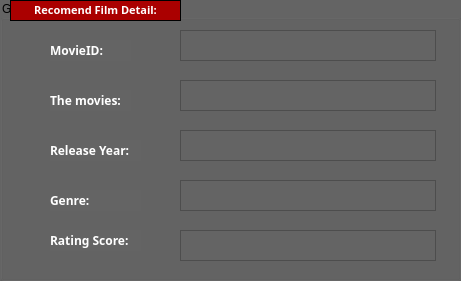
      <widget class="QGroupBox" name="groupBox_4">
       <property name="geometry">
        <rect>
         <x>370</x>
         <y>300</y>
         <width>461</width>
         <height>281</height>
        </rect>
       </property>
       <property name="styleSheet">
        <string notr="true">background-color: rgb(100, 100, 100);</string>
       </property>
       <property name="title">
        <string>GroupBox</string>
       </property>
       <widget class="QLabel" name="label_15">
        <property name="geometry">
         <rect>
          <x>10</x>
          <y>0</y>
          <width>171</width>
          <height>21</height>
         </rect>
        </property>
        <property name="palette">
         <palette>
          <active>
           <colorrole role="Button">
            <brush brushstyle="SolidPattern">
             <color alpha="255">
              <red>170</red>
              <green>0</green>
              <blue>0</blue>
             </color>
            </brush>
           </colorrole>
           <colorrole role="Base">
            <brush brushstyle="SolidPattern">
             <color alpha="255">
              <red>170</red>
              <green>0</green>
              <blue>0</blue>
             </color>
            </brush>
           </colorrole>
           <colorrole role="Window">
            <brush brushstyle="SolidPattern">
             <color alpha="255">
              <red>170</red>
              <green>0</green>
              <blue>0</blue>
             </color>
            </brush>
           </colorrole>
          </active>
          <inactive>
           <colorrole role="Button">
            <brush brushstyle="SolidPattern">
             <color alpha="255">
              <red>170</red>
              <green>0</green>
              <blue>0</blue>
             </color>
            </brush>
           </colorrole>
           <colorrole role="Base">
            <brush brushstyle="SolidPattern">
             <color alpha="255">
              <red>170</red>
              <green>0</green>
              <blue>0</blue>
             </color>
            </brush>
           </colorrole>
           <colorrole role="Window">
            <brush brushstyle="SolidPattern">
             <color alpha="255">
              <red>170</red>
              <green>0</green>
              <blue>0</blue>
             </color>
            </brush>
           </colorrole>
          </inactive>
          <disabled>
           <colorrole role="Button">
            <brush brushstyle="SolidPattern">
             <color alpha="255">
              <red>170</red>
              <green>0</green>
              <blue>0</blue>
             </color>
            </brush>
           </colorrole>
           <colorrole role="Base">
            <brush brushstyle="SolidPattern">
             <color alpha="255">
              <red>170</red>
              <green>0</green>
              <blue>0</blue>
             </color>
            </brush>
           </colorrole>
           <colorrole role="Window">
            <brush brushstyle="SolidPattern">
             <color alpha="255">
              <red>170</red>
              <green>0</green>
              <blue>0</blue>
             </color>
            </brush>
           </colorrole>
          </disabled>
         </palette>
        </property>
        <property name="font">
         <font>
          <family>Arial Black</family>
          <pointsize>7</pointsize>
          <weight>75</weight>
          <italic>false</italic>
          <bold>true</bold>
         </font>
        </property>
        <property name="toolTip">
         <string>&lt;html&gt;&lt;head/&gt;&lt;body&gt;&lt;p align=&quot;center&quot;&gt;&lt;span style=&quot; font-size:14pt; font-weight:600; color:#ffffff;&quot;&gt;Hãy chọn một bộ phim mà bạn muốn xem!&lt;/span&gt;&lt;/p&gt;&lt;/body&gt;&lt;/html&gt;</string>
        </property>
        <property name="styleSheet">
         <string notr="true">background-color: rgb(170, 0, 0);

</string>
        </property>
        <property name="frameShape">
         <enum>QFrame::Box</enum>
        </property>
        <property name="frameShadow">
         <enum>QFrame::Plain</enum>
        </property>
        <property name="text">
         <string>&lt;html&gt;&lt;head/&gt;&lt;body&gt;&lt;p&gt;&lt;span style=&quot; font-size:8pt; color:#ffffff;&quot;&gt;Recomend Film Detail:&lt;/span&gt;&lt;/p&gt;&lt;/body&gt;&lt;/html&gt;</string>
        </property>
        <property name="alignment">
         <set>Qt::AlignCenter</set>
        </property>
       </widget>
       <widget class="QLabel" name="label_5">
        <property name="geometry">
         <rect>
          <x>50</x>
          <y>40</y>
          <width>81</width>
          <height>21</height>
         </rect>
        </property>
        <property name="font">
         <font>
          <family>Gadugi</family>
          <weight>75</weight>
          <bold>true</bold>
         </font>
        </property>
        <property name="text">
         <string>&lt;html&gt;&lt;head/&gt;&lt;body&gt;&lt;p&gt;&lt;span style=&quot; font-size:9pt; color:#ffffff;&quot;&gt;MovieID:&lt;/span&gt;&lt;/p&gt;&lt;/body&gt;&lt;/html&gt;</string>
        </property>
        <property name="wordWrap">
         <bool>false</bool>
        </property>
        <property name="textInteractionFlags">
         <set>Qt::NoTextInteraction</set>
        </property>
       </widget>
       <widget class="QLabel" name="label_8">
        <property name="geometry">
         <rect>
          <x>50</x>
          <y>90</y>
          <width>81</width>
          <height>21</height>
         </rect>
        </property>
        <property name="font">
         <font>
          <family>Gadugi</family>
          <weight>75</weight>
          <bold>true</bold>
         </font>
        </property>
        <property name="text">
         <string>&lt;html&gt;&lt;head/&gt;&lt;body&gt;&lt;p&gt;&lt;span style=&quot; font-size:9pt; color:#ffffff;&quot;&gt;The movies: &lt;/span&gt;&lt;/p&gt;&lt;/body&gt;&lt;/html&gt;</string>
        </property>
        <property name="wordWrap">
         <bool>false</bool>
        </property>
        <property name="textInteractionFlags">
         <set>Qt::NoTextInteraction</set>
        </property>
       </widget>
       <widget class="QLabel" name="label_16">
        <property name="geometry">
         <rect>
          <x>50</x>
          <y>190</y>
          <width>91</width>
          <height>21</height>
         </rect>
        </property>
        <property name="font">
         <font>
          <family>Gadugi</family>
          <weight>75</weight>
          <bold>true</bold>
         </font>
        </property>
        <property name="text">
         <string>&lt;html&gt;&lt;head/&gt;&lt;body&gt;&lt;p&gt;&lt;span style=&quot; font-size:9pt; color:#ffffff;&quot;&gt;Genre:&lt;/span&gt;&lt;/p&gt;&lt;/body&gt;&lt;/html&gt;</string>
        </property>
        <property name="wordWrap">
         <bool>false</bool>
        </property>
        <property name="textInteractionFlags">
         <set>Qt::NoTextInteraction</set>
        </property>
       </widget>
       <widget class="QLabel" name="label_17">
        <property name="geometry">
         <rect>
          <x>50</x>
          <y>230</y>
          <width>91</width>
          <height>21</height>
         </rect>
        </property>
        <property name="font">
         <font>
          <family>Gadugi</family>
          <weight>75</weight>
          <bold>true</bold>
         </font>
        </property>
        <property name="text">
         <string>&lt;html&gt;&lt;head/&gt;&lt;body&gt;&lt;p&gt;&lt;span style=&quot; font-size:9pt; color:#ffffff;&quot;&gt;Rating Score:&lt;/span&gt;&lt;/p&gt;&lt;/body&gt;&lt;/html&gt;</string>
        </property>
        <property name="wordWrap">
         <bool>false</bool>
        </property>
        <property name="textInteractionFlags">
         <set>Qt::NoTextInteraction</set>
        </property>
       </widget>
       <widget class="QTextBrowser" name="textBrowser_movieid">
        <property name="geometry">
         <rect>
          <x>180</x>
          <y>30</y>
          <width>256</width>
          <height>31</height>
         </rect>
        </property>
        <property name="palette">
         <palette>
          <active>
           <colorrole role="Button">
            <brush brushstyle="SolidPattern">
             <color alpha="255">
              <red>100</red>
              <green>100</green>
              <blue>100</blue>
             </color>
            </brush>
           </colorrole>
           <colorrole role="Text">
            <brush brushstyle="SolidPattern">
             <color alpha="255">
              <red>255</red>
              <green>255</green>
              <blue>255</blue>
             </color>
            </brush>
           </colorrole>
           <colorrole role="Base">
            <brush brushstyle="SolidPattern">
             <color alpha="255">
              <red>100</red>
              <green>100</green>
              <blue>100</blue>
             </color>
            </brush>
           </colorrole>
           <colorrole role="Window">
            <brush brushstyle="SolidPattern">
             <color alpha="255">
              <red>100</red>
              <green>100</green>
              <blue>100</blue>
             </color>
            </brush>
           </colorrole>
          </active>
          <inactive>
           <colorrole role="Button">
            <brush brushstyle="SolidPattern">
             <color alpha="255">
              <red>100</red>
              <green>100</green>
              <blue>100</blue>
             </color>
            </brush>
           </colorrole>
           <colorrole role="Text">
            <brush brushstyle="SolidPattern">
             <color alpha="255">
              <red>255</red>
              <green>255</green>
              <blue>255</blue>
             </color>
            </brush>
           </colorrole>
           <colorrole role="Base">
            <brush brushstyle="SolidPattern">
             <color alpha="255">
              <red>100</red>
              <green>100</green>
              <blue>100</blue>
             </color>
            </brush>
           </colorrole>
           <colorrole role="Window">
            <brush brushstyle="SolidPattern">
             <color alpha="255">
              <red>100</red>
              <green>100</green>
              <blue>100</blue>
             </color>
            </brush>
           </colorrole>
          </inactive>
          <disabled>
           <colorrole role="Button">
            <brush brushstyle="SolidPattern">
             <color alpha="255">
              <red>100</red>
              <green>100</green>
              <blue>100</blue>
             </color>
            </brush>
           </colorrole>
           <colorrole role="Text">
            <brush brushstyle="SolidPattern">
             <color alpha="255">
              <red>120</red>
              <green>120</green>
              <blue>120</blue>
             </color>
            </brush>
           </colorrole>
           <colorrole role="Base">
            <brush brushstyle="SolidPattern">
             <color alpha="255">
              <red>100</red>
              <green>100</green>
              <blue>100</blue>
             </color>
            </brush>
           </colorrole>
           <colorrole role="Window">
            <brush brushstyle="SolidPattern">
             <color alpha="255">
              <red>100</red>
              <green>100</green>
              <blue>100</blue>
             </color>
            </brush>
           </colorrole>
          </disabled>
         </palette>
        </property>
        <property name="font">
         <font>
          <family>MS Shell Dlg 2</family>
          <weight>50</weight>
          <bold>false</bold>
         </font>
        </property>
        <property name="styleSheet">
         <string notr="true"/>
        </property>
        <property name="openLinks">
         <bool>false</bool>
        </property>
       </widget>
       <widget class="QTextBrowser" name="textBrowser_title">
        <property name="geometry">
         <rect>
          <x>180</x>
          <y>80</y>
          <width>256</width>
          <height>31</height>
         </rect>
        </property>
        <property name="palette">
         <palette>
          <active>
           <colorrole role="Button">
            <brush brushstyle="SolidPattern">
             <color alpha="255">
              <red>100</red>
              <green>100</green>
              <blue>100</blue>
             </color>
            </brush>
           </colorrole>
           <colorrole role="Text">
            <brush brushstyle="SolidPattern">
             <color alpha="255">
              <red>255</red>
              <green>255</green>
              <blue>255</blue>
             </color>
            </brush>
           </colorrole>
           <colorrole role="Base">
            <brush brushstyle="SolidPattern">
             <color alpha="255">
              <red>100</red>
              <green>100</green>
              <blue>100</blue>
             </color>
            </brush>
           </colorrole>
           <colorrole role="Window">
            <brush brushstyle="SolidPattern">
             <color alpha="255">
              <red>100</red>
              <green>100</green>
              <blue>100</blue>
             </color>
            </brush>
           </colorrole>
          </active>
          <inactive>
           <colorrole role="Button">
            <brush brushstyle="SolidPattern">
             <color alpha="255">
              <red>100</red>
              <green>100</green>
              <blue>100</blue>
             </color>
            </brush>
           </colorrole>
           <colorrole role="Text">
            <brush brushstyle="SolidPattern">
             <color alpha="255">
              <red>255</red>
              <green>255</green>
              <blue>255</blue>
             </color>
            </brush>
           </colorrole>
           <colorrole role="Base">
            <brush brushstyle="SolidPattern">
             <color alpha="255">
              <red>100</red>
              <green>100</green>
              <blue>100</blue>
             </color>
            </brush>
           </colorrole>
           <colorrole role="Window">
            <brush brushstyle="SolidPattern">
             <color alpha="255">
              <red>100</red>
              <green>100</green>
              <blue>100</blue>
             </color>
            </brush>
           </colorrole>
          </inactive>
          <disabled>
           <colorrole role="Button">
            <brush brushstyle="SolidPattern">
             <color alpha="255">
              <red>100</red>
              <green>100</green>
              <blue>100</blue>
             </color>
            </brush>
           </colorrole>
           <colorrole role="Text">
            <brush brushstyle="SolidPattern">
             <color alpha="255">
              <red>120</red>
              <green>120</green>
              <blue>120</blue>
             </color>
            </brush>
           </colorrole>
           <colorrole role="Base">
            <brush brushstyle="SolidPattern">
             <color alpha="255">
              <red>100</red>
              <green>100</green>
              <blue>100</blue>
             </color>
            </brush>
           </colorrole>
           <colorrole role="Window">
            <brush brushstyle="SolidPattern">
             <color alpha="255">
              <red>100</red>
              <green>100</green>
              <blue>100</blue>
             </color>
            </brush>
           </colorrole>
          </disabled>
         </palette>
        </property>
        <property name="font">
         <font>
          <family>MS Shell Dlg 2</family>
          <weight>75</weight>
          <bold>true</bold>
         </font>
        </property>
        <property name="styleSheet">
         <string notr="true"/>
        </property>
       </widget>
       <widget class="QTextBrowser" name="textBrowser_genres">
        <property name="geometry">
         <rect>
          <x>180</x>
          <y>180</y>
          <width>256</width>
          <height>31</height>
         </rect>
        </property>
        <property name="palette">
         <palette>
          <active>
           <colorrole role="Button">
            <brush brushstyle="SolidPattern">
             <color alpha="255">
              <red>100</red>
              <green>100</green>
              <blue>100</blue>
             </color>
            </brush>
           </colorrole>
           <colorrole role="Text">
            <brush brushstyle="SolidPattern">
             <color alpha="255">
              <red>255</red>
              <green>255</green>
              <blue>255</blue>
             </color>
            </brush>
           </colorrole>
           <colorrole role="Base">
            <brush brushstyle="SolidPattern">
             <color alpha="255">
              <red>100</red>
              <green>100</green>
              <blue>100</blue>
             </color>
            </brush>
           </colorrole>
           <colorrole role="Window">
            <brush brushstyle="SolidPattern">
             <color alpha="255">
              <red>100</red>
              <green>100</green>
              <blue>100</blue>
             </color>
            </brush>
           </colorrole>
          </active>
          <inactive>
           <colorrole role="Button">
            <brush brushstyle="SolidPattern">
             <color alpha="255">
              <red>100</red>
              <green>100</green>
              <blue>100</blue>
             </color>
            </brush>
           </colorrole>
           <colorrole role="Text">
            <brush brushstyle="SolidPattern">
             <color alpha="255">
              <red>255</red>
              <green>255</green>
              <blue>255</blue>
             </color>
            </brush>
           </colorrole>
           <colorrole role="Base">
            <brush brushstyle="SolidPattern">
             <color alpha="255">
              <red>100</red>
              <green>100</green>
              <blue>100</blue>
             </color>
            </brush>
           </colorrole>
           <colorrole role="Window">
            <brush brushstyle="SolidPattern">
             <color alpha="255">
              <red>100</red>
              <green>100</green>
              <blue>100</blue>
             </color>
            </brush>
           </colorrole>
          </inactive>
          <disabled>
           <colorrole role="Button">
            <brush brushstyle="SolidPattern">
             <color alpha="255">
              <red>100</red>
              <green>100</green>
              <blue>100</blue>
             </color>
            </brush>
           </colorrole>
           <colorrole role="Text">
            <brush brushstyle="SolidPattern">
             <color alpha="255">
              <red>120</red>
              <green>120</green>
              <blue>120</blue>
             </color>
            </brush>
           </colorrole>
           <colorrole role="Base">
            <brush brushstyle="SolidPattern">
             <color alpha="255">
              <red>100</red>
              <green>100</green>
              <blue>100</blue>
             </color>
            </brush>
           </colorrole>
           <colorrole role="Window">
            <brush brushstyle="SolidPattern">
             <color alpha="255">
              <red>100</red>
              <green>100</green>
              <blue>100</blue>
             </color>
            </brush>
           </colorrole>
          </disabled>
         </palette>
        </property>
        <property name="font">
         <font>
          <family>MS Shell Dlg 2</family>
          <weight>75</weight>
          <bold>true</bold>
         </font>
        </property>
        <property name="styleSheet">
         <string notr="true"/>
        </property>
       </widget>
       <widget class="QTextBrowser" name="textBrowser_averagerating">
        <property name="geometry">
         <rect>
          <x>180</x>
          <y>230</y>
          <width>256</width>
          <height>31</height>
         </rect>
        </property>
        <property name="palette">
         <palette>
          <active>
           <colorrole role="Button">
            <brush brushstyle="SolidPattern">
             <color alpha="255">
              <red>100</red>
              <green>100</green>
              <blue>100</blue>
             </color>
            </brush>
           </colorrole>
           <colorrole role="Text">
            <brush brushstyle="SolidPattern">
             <color alpha="255">
              <red>255</red>
              <green>255</green>
              <blue>255</blue>
             </color>
            </brush>
           </colorrole>
           <colorrole role="Base">
            <brush brushstyle="SolidPattern">
             <color alpha="255">
              <red>100</red>
              <green>100</green>
              <blue>100</blue>
             </color>
            </brush>
           </colorrole>
           <colorrole role="Window">
            <brush brushstyle="SolidPattern">
             <color alpha="255">
              <red>100</red>
              <green>100</green>
              <blue>100</blue>
             </color>
            </brush>
           </colorrole>
          </active>
          <inactive>
           <colorrole role="Button">
            <brush brushstyle="SolidPattern">
             <color alpha="255">
              <red>100</red>
              <green>100</green>
              <blue>100</blue>
             </color>
            </brush>
           </colorrole>
           <colorrole role="Text">
            <brush brushstyle="SolidPattern">
             <color alpha="255">
              <red>255</red>
              <green>255</green>
              <blue>255</blue>
             </color>
            </brush>
           </colorrole>
           <colorrole role="Base">
            <brush brushstyle="SolidPattern">
             <color alpha="255">
              <red>100</red>
              <green>100</green>
              <blue>100</blue>
             </color>
            </brush>
           </colorrole>
           <colorrole role="Window">
            <brush brushstyle="SolidPattern">
             <color alpha="255">
              <red>100</red>
              <green>100</green>
              <blue>100</blue>
             </color>
            </brush>
           </colorrole>
          </inactive>
          <disabled>
           <colorrole role="Button">
            <brush brushstyle="SolidPattern">
             <color alpha="255">
              <red>100</red>
              <green>100</green>
              <blue>100</blue>
             </color>
            </brush>
           </colorrole>
           <colorrole role="Text">
            <brush brushstyle="SolidPattern">
             <color alpha="255">
              <red>120</red>
              <green>120</green>
              <blue>120</blue>
             </color>
            </brush>
           </colorrole>
           <colorrole role="Base">
            <brush brushstyle="SolidPattern">
             <color alpha="255">
              <red>100</red>
              <green>100</green>
              <blue>100</blue>
             </color>
            </brush>
           </colorrole>
           <colorrole role="Window">
            <brush brushstyle="SolidPattern">
             <color alpha="255">
              <red>100</red>
              <green>100</green>
              <blue>100</blue>
             </color>
            </brush>
           </colorrole>
          </disabled>
         </palette>
        </property>
        <property name="font">
         <font>
          <family>MS Shell Dlg 2</family>
          <weight>75</weight>
          <bold>true</bold>
         </font>
        </property>
        <property name="styleSheet">
         <string notr="true"/>
        </property>
       </widget>
       <widget class="QTextBrowser" name="textBrowser_releaseyears">
        <property name="geometry">
         <rect>
          <x>180</x>
          <y>130</y>
          <width>256</width>
          <height>31</height>
         </rect>
        </property>
        <property name="palette">
         <palette>
          <active>
           <colorrole role="Button">
            <brush brushstyle="SolidPattern">
             <color alpha="255">
              <red>100</red>
              <green>100</green>
              <blue>100</blue>
             </color>
            </brush>
           </colorrole>
           <colorrole role="Text">
            <brush brushstyle="SolidPattern">
             <color alpha="255">
              <red>255</red>
              <green>255</green>
              <blue>255</blue>
             </color>
            </brush>
           </colorrole>
           <colorrole role="Base">
            <brush brushstyle="SolidPattern">
             <color alpha="255">
              <red>100</red>
              <green>100</green>
              <blue>100</blue>
             </color>
            </brush>
           </colorrole>
           <colorrole role="Window">
            <brush brushstyle="SolidPattern">
             <color alpha="255">
              <red>100</red>
              <green>100</green>
              <blue>100</blue>
             </color>
            </brush>
           </colorrole>
          </active>
          <inactive>
           <colorrole role="Button">
            <brush brushstyle="SolidPattern">
             <color alpha="255">
              <red>100</red>
              <green>100</green>
              <blue>100</blue>
             </color>
            </brush>
           </colorrole>
           <colorrole role="Text">
            <brush brushstyle="SolidPattern">
             <color alpha="255">
              <red>255</red>
              <green>255</green>
              <blue>255</blue>
             </color>
            </brush>
           </colorrole>
           <colorrole role="Base">
            <brush brushstyle="SolidPattern">
             <color alpha="255">
              <red>100</red>
              <green>100</green>
              <blue>100</blue>
             </color>
            </brush>
           </colorrole>
           <colorrole role="Window">
            <brush brushstyle="SolidPattern">
             <color alpha="255">
              <red>100</red>
              <green>100</green>
              <blue>100</blue>
             </color>
            </brush>
           </colorrole>
          </inactive>
          <disabled>
           <colorrole role="Button">
            <brush brushstyle="SolidPattern">
             <color alpha="255">
              <red>100</red>
              <green>100</green>
              <blue>100</blue>
             </color>
            </brush>
           </colorrole>
           <colorrole role="Text">
            <brush brushstyle="SolidPattern">
             <color alpha="255">
              <red>120</red>
              <green>120</green>
              <blue>120</blue>
             </color>
            </brush>
           </colorrole>
           <colorrole role="Base">
            <brush brushstyle="SolidPattern">
             <color alpha="255">
              <red>100</red>
              <green>100</green>
              <blue>100</blue>
             </color>
            </brush>
           </colorrole>
           <colorrole role="Window">
            <brush brushstyle="SolidPattern">
             <color alpha="255">
              <red>100</red>
              <green>100</green>
              <blue>100</blue>
             </color>
            </brush>
           </colorrole>
          </disabled>
         </palette>
        </property>
        <property name="font">
         <font>
          <family>MS Shell Dlg 2</family>
          <weight>75</weight>
          <bold>true</bold>
         </font>
        </property>
        <property name="styleSheet">
         <string notr="true"/>
        </property>
       </widget>
       <widget class="QLabel" name="label_18">
        <property name="geometry">
         <rect>
          <x>50</x>
          <y>140</y>
          <width>91</width>
          <height>21</height>
         </rect>
        </property>
        <property name="font">
         <font>
          <family>Gadugi</family>
          <weight>75</weight>
          <bold>true</bold>
         </font>
        </property>
        <property name="text">
         <string>&lt;html&gt;&lt;head/&gt;&lt;body&gt;&lt;p&gt;&lt;span style=&quot; font-size:9pt; color:#ffffff;&quot;&gt;Release Year:&lt;/span&gt;&lt;/p&gt;&lt;/body&gt;&lt;/html&gt;</string>
        </property>
        <property name="wordWrap">
         <bool>false</bool>
        </property>
        <property name="textInteractionFlags">
         <set>Qt::NoTextInteraction</set>
        </property>
       </widget>
      </widget>
